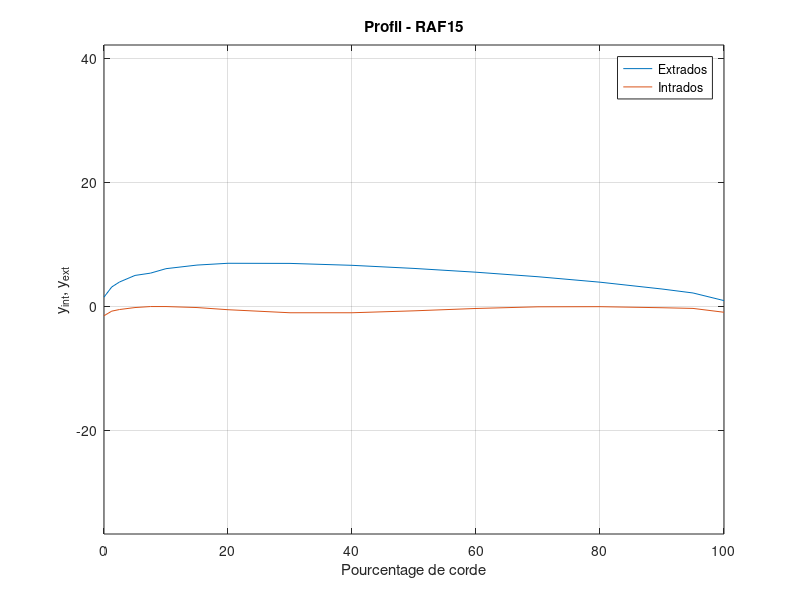
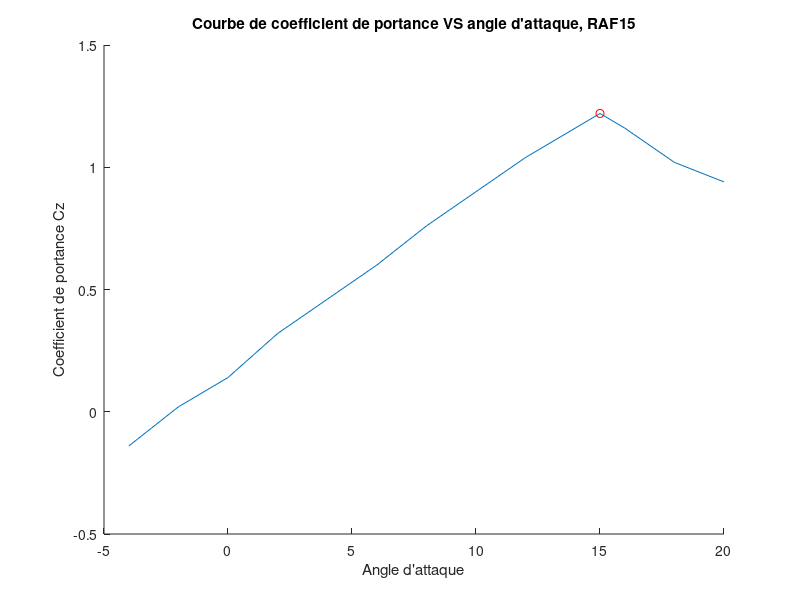
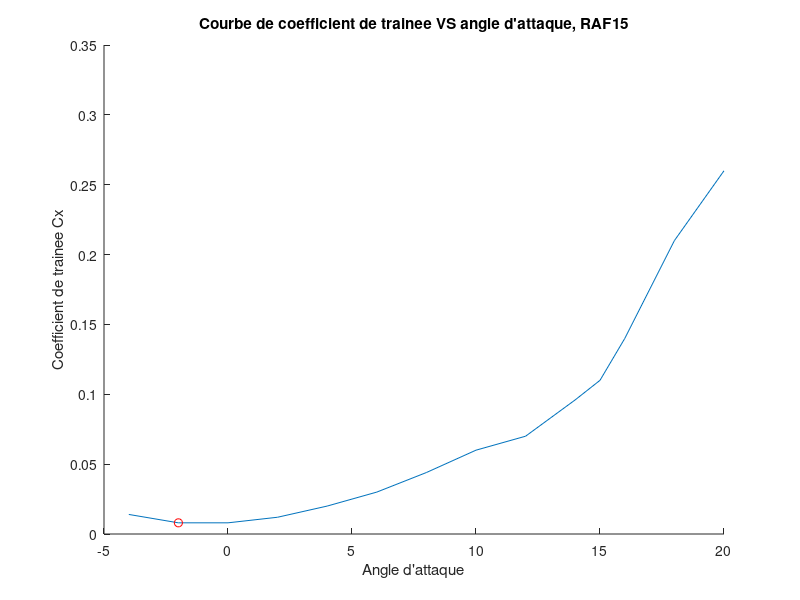
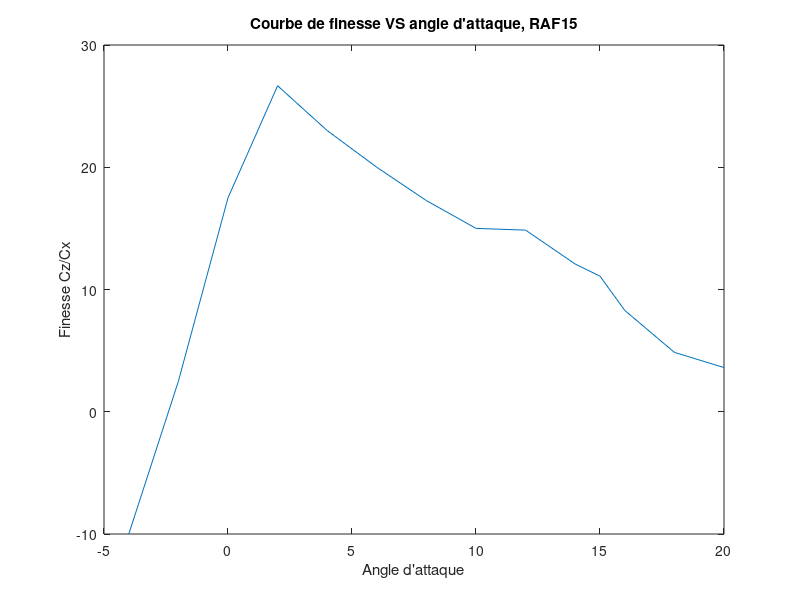

Write the MATLAB code that produced these figures, in order.
clear all
close all
clc

%PROFIL RAF15
%%% CONTOUR DU PROFIL
BA = [0;1.25;2.5;5;7.5;10;15;20;30;40;50;60;70;80;90;95;100];
ext = [1.5;3.14;3.94;5;5.37;6.09;6.67;6.96;6.94;6.63;6.13;5.52;4.79;3.91;2.81;2.17;0.94];
int = -[1.50;0.76;0.5;0.18;0.02;0.02;0.18;0.53;1.02;1.02;0.71;0.33;0.06;0.04;0.21;0.32;0.94];
figure('Name', 'Profil - RAF15');
plot(BA,[ext,int]);
title('Profil - RAF15');
xlabel('Pourcentage de corde');
ylabel('y_{int}, y_{ext}');
legend('Extrados', 'Intrados'); grid on ; box on; axis equal;

%%% COURBES CONCERNANT Alpha et Cz, Cz, et Cz/Cx
alpha = [-4:2:14,15,16,18,20]';
alpharaf15 = alpha;
Cz =  [-0.14 ; 0.02; 0.14; 0.32; 0.46; 0.60; 0.76; 0.90; 1.04; 1.16; 1.22; 1.16; 1.02; 0.94];     
Cx =   [0.014; 0.008; 0.008; 0.012; 0.020; 0.030; 0.044; 0.060; 0.070; 0.096; 0.110; 0.140; 0.210; 0.260];
 
%Valeurs Czmax, Cxmin et Fmax
sprintf('Valeurs pour RAF15 : ')
epaisseur_max = max(ext-int)
[Czmax, idMax] = max(Cz)
[Cxmin, idMin] = min(Cx)
[finesseMax, idFMax] = max(Cz./Cx)
alphaMax = alpha(idFMax)
Fmax = Czmax/Cxmin

figure('Name', 'Courbe de coefficient de portance VS angle d''attaque, RAF15');
hold on;
plot(alpha,Cz);
plot(alpha(idMax), Cz(idMax), 'or');
title('Courbe de coefficient de portance VS angle d''attaque, RAF15');
xlabel('Angle d''attaque');
ylabel('Coefficient de portance Cz');

figure('Name', 'Courbe de coefficient de trainee VS angle d''attaque, RAF15');
hold on;
plot(alpha,Cx);
plot(alpha(idMin), Cx(idMin), 'or');
title('Courbe de coefficient de trainee VS angle d''attaque, RAF15');
xlabel('Angle d''attaque');
ylabel('Coefficient de trainee Cx');

figure('Name', 'Courbe de finesse VS angle d''attaque, RAF15');
plot(alpha,Cz./Cx);
title('Courbe de finesse VS angle d''attaque, RAF15');
xlabel('Angle d''attaque');
ylabel('Finesse Cz/Cx');

%Polaire du profil
figure('Name', 'Polaire du profil - RAF15');
plot(Cx,Cz);
CxRAF15 = Cx;
CzRAF15 = Cz;
title('Polaire du profil - RAF15');
xlabel('Coefficient de trainee Cx');
ylabel('Coefficient de portance Cz');

%Rapport lie a la puissance requise pour propulser l'avion
figure('Name', 'Rapport lie a la puissance requise pour propulser l''avion - RAF15');
raf15 = Cz.^(3/2)./Cx;
plot(alpha,raf15);
title('Rapport lie a la puissance requise pour propulser l''avion - RAF15');
xlabel('Angle d''attaque alpha');
ylabel('Cx^{3/2}/Cz');




%PROFIL CLARK YH
%%% CONTOUR DU PROFIL
BA = [0;1.25;2.5;5;7.5;10;15;20;30;40;50;60;70;80;90;95;100];
ext = [3.5;5.45;6.5;7.9;8.85;9.6;10.68;11.36;11.7;11.4;10.51;9.15;7.42;5.62;3.84;2.93;2.05];
int = -[3.5;1.93;1.47;0.93;0.63;0.42;0.15;0.03;0;0;0;0;0.06;0.38;1.02;1.4;1.85];
figure('Name', 'Profil - CLARK YH');
plot(BA,[ext,int]);
title('Profil - CLARK YH');
xlabel('Pourcentage de corde');
ylabel('y_{int}, y_{ext}');
legend('Extrados', 'Intrados'); grid on ; box on; axis equal;

%%% COURBES CONCERNANT Alpha et Cz, Cz, et Cz/Cx
alpha = [-4:2:18,19,20,25,30]';
alphaclark = alpha;
Cz =  [-0.09;0.05;0.2;0.36;0.51;0.66;0.8;0.94;1.06;1.21;1.33;1.43;1.36;1.26;0.97;0.81];
Cx =   [0.01;0.009;0.01;0.015;0.022;0.033;0.045;0.062;0.083;.103;.125;.146;.170;.211;.324;.430];
 
%Valeurs Czmax, Cxmin et Fmax
sprintf('Valeurs pour CLARK YH : ')
epaisseur_max = max(ext-int)
[Czmax, idMax] = max(Cz)
[Cxmin, idMin] = min(Cx)
[finesseMax, idFMax] = max(Cz./Cx)
alphaMax = alpha(idFMax)
Fmax = Czmax/Cxmin

figure('Name', 'Courbe de coefficient de portance VS angle d''attaque, CLARK YH');
hold on;
plot(alpha,Cz);
plot(alpha(idMax), Cz(idMax), 'or');
title('Courbe de coefficient de portance VS angle d''attaque, CLARK YH');
xlabel('Angle d''attaque');
ylabel('Coefficient de portance Cz');

figure('Name', 'Courbe de coefficient de trainee VS angle d''attaque, CLARK YH');
hold on;
plot(alpha,Cx);
plot(alpha(idMin), Cx(idMin), 'or');
title('Courbe de coefficient de trainee VS angle d''attaque, CLARK YH');
xlabel('Angle d''attaque');
ylabel('Coefficient de trainee Cx');

figure('Name', 'Courbe de finesse VS angle d''attaque, CLARK YH');
plot(alpha,Cz./Cx);
title('Courbe de finesse VS angle d''attaque, CLARK YH');
xlabel('Angle d''attaque');
ylabel('Finesse Cz/Cx');

%Polaire du profil
figure('Name', 'Polaire du profil - CLARK YH');
plot(Cx,Cz);
CxCLARK = Cx;
CzCLARK = Cz;
title('Polaire du profil - CLARK YH');
xlabel('Coefficient de trainee Cx');
ylabel('Coefficient de portance Cz');

%Rapport lie a la puissance requise pour propulser l'avion
figure('Name', 'Rapport lie a la puissance requise pour propulser l''avion - CLARK YH');
clark = Cz.^(3/2)./Cx;
plot(alpha,clark);
title('Rapport lie a la puissance requise pour propulser l''avion - CLARK YH');
xlabel('Angle d''attaque alpha');
ylabel('Cx^{3/2}/Cz');


%PROFIL NACA 23018

BA = [0; 1.25; 2.5; 5.0; 7.5; 10; 15; 20; 25; 30; 40; 50; 60; 70; 80; 90; 95; 100];
ext = [0; 4.09; 5.29; 6.92; 8.01; 8.83; 9.86; 10.36; 10.56; 10.55; 10.04; 9.05; 7.75; 6.18; 4.40; 2.39; 1.32; 0];
int = -[0; 1.83; 2.71; 3.80; 4.60; 5.22; 6.18; 6.86; 7.27; 7.47; 7.37; 6.81; 5.94; 4.82; 3.48; 1.94; 1.09; 0];

figure('Name', 'Profil - NACA 23018');
plot(BA, [ext, int]);
title('Profil - NACA 23018');
xlabel('Pourcentage de corde');
ylabel('y_{int}, y_{ext}');
legend('Extrados', 'Intrados'); grid on ; box on; axis equal;

alpha = [-8:2:16]';
alphanaca = alpha;
Cz =  [-0.62 ; -0.47; -0.28; -0.09; 0.12; 0.33; 0.53; 0.72; 0.90; 1.01; 1.06; 0.75; 0.68];
Cx =  [0.016 ; 0.014; 0.012; 0.011; 0.010; 0.011; 0.012; 0.014; 0.016; 0.020; 0.028; 0.040; 0.060];

%Valeurs Czmax, Cxmin et Fmax
sprintf('Valeurs pour NACA 23018 : ')
epaisseur_max = max(ext-int)
[Czmax, idMax] = max(Cz)
[Cxmin, idMin] = min(Cx)
[finesseMax, idFMax] = max(Cz./Cx)
alphaMax = alpha(idFMax)
Fmax = Czmax/Cxmin

figure('Name', 'Courbe de coefficient de portance VS angle d''attaque, NACA 23018');
hold on;
plot(alpha,Cz);
plot(alpha(idMax), Cz(idMax), 'or');
title('Courbe de coefficient de portance VS angle d''attaque, NACA 23018');
xlabel('Angle d''attaque');
ylabel('Coefficient de portance Cz');

figure('Name', 'Courbe de coefficient de trainee VS angle d''attaque, NACA 23018');
hold on;
plot(alpha,Cx);
plot(alpha(idMin), Cx(idMin), 'or');
title('Courbe de coefficient de trainee VS angle d''attaque, NACA 23018');
xlabel('Angle d''attaque');
ylabel('Coefficient de trainee Cx');

figure('Name', 'Courbe de finesse VS angle d''attaque, NACA 23018');
plot(alpha,Cz./Cx);
title('Courbe de finesse VS angle d''attaque, NACA 23018');
xlabel('Angle d''attaque');
ylabel('Finesse Cz/Cx');

%Polaire du profil
figure('Name', 'Polaire du profil - NACA 23018');
plot(Cx,Cz);
CxNACA = Cx;
CzNACA = Cz;
title('Polaire du profil - NACA 23018');
xlabel('Coefficient de trainee Cx');
ylabel('Coefficient de portance Cz');


%Rapport lie a la puissance requise pour propulser l'avion
figure('Name', 'Rapport lie a la puissance requise pour propulser l''avion - NACA 23018');
naca = Cz.^(3/2)./Cx;
plot(alpha,naca);
title('Rapport lie a la puissance requise pour propulser l''avion - NACA 23018');
xlabel('Angle d''attaque alpha');
ylabel('Cx^{3/2}/Cz');

figure('Name', 'Rapport lie a la puissance requise pour propulser l''avion - TOUT');
hold on;
plot(alpharaf15,raf15);
plot(alphaclark,clark);
plot(alphanaca,naca);
title('Rapport lie a la puissance requise pour propulser l''avion - TOUT');
xlabel('Angle d''attaque alpha');
ylabel('Cx^{3/2}/Cz');

figure('Name', 'Polaire du profil - TOUT');
hold on;
plot(CxRAF15,CzRAF15);
plot(CxCLARK,CzCLARK);
plot(CxNACA,CzNACA);
title('Polaire du profil - TOUT');
xlabel('Coefficient de trainee Cx');
ylabel('Coefficient de portance Cz');
